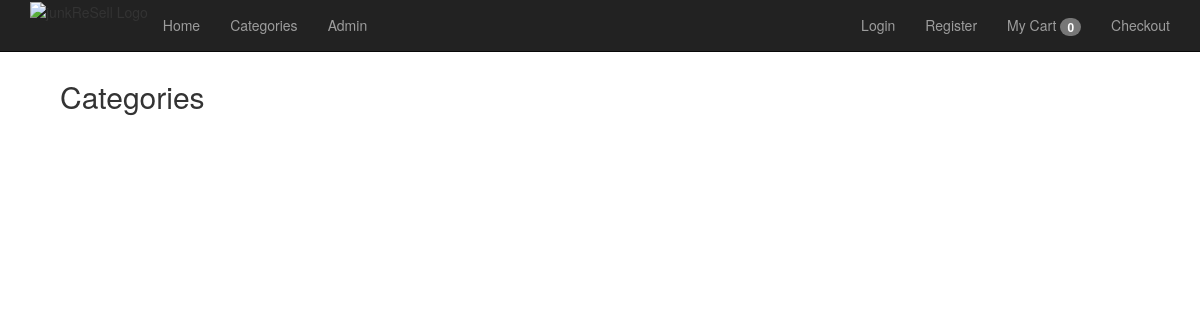
The page /category/categories.php on the database as committed earlier.
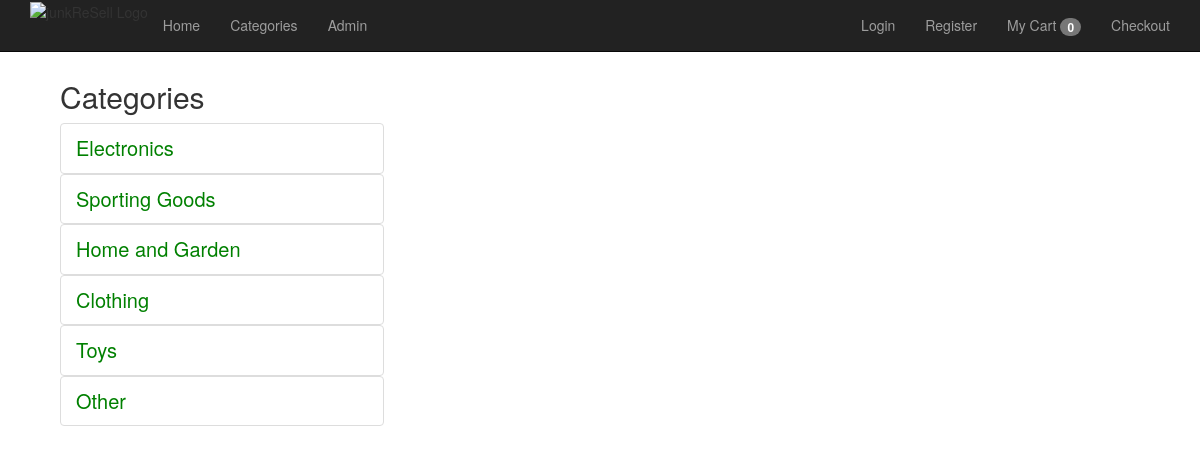
The same page on the database as committed later.
### tables this page shows
CREATE TABLE `category` (
  `categoryID` int(11) NOT NULL,
  `categoryName` varchar(255) NOT NULL
);

### category/categoryfunctions.php (the view, shortened to what this page needs)
<?php
include(dirname(__DIR__) . '/util/dbConfig.php');
function all_categories(){
    global $db;
    $queryAllCategories = 'SELECT * FROM category
                           ORDER BY categoryID';
    try{
        $statement2 = $db->prepare($queryAllCategories);
        $statement2->execute();
        $categories = $statement2->fetchAll();
        echo "<ul>";
        foreach ($categories as $category){
            echo "<li style='list-style: none;'>";
            echo '<a href="categoryPage.php?id=' . $category['categoryID'] . '" class="list-group-item"
                style="width: 30%; color: green; font-size: 20px;"">';
            echo $category['categoryName'];
            echo "</a>";
            echo "</li>";
        }
        echo "</ul>";
    }catch (PDOException $e){
        $error_message = $e->getMessage();
        display_db_error($error_message);
    }
}
?>

Rows that differ between the two databases and show on the page:
added category: categoryName "Electronics"
added category: categoryName "Sporting Goods"
added category: $category['categoryID'] 3 (drawn), categoryName "Home and Garden"
added category: categoryName "Clothing"
added category: categoryName "Toys"
added category: categoryName "Other"
